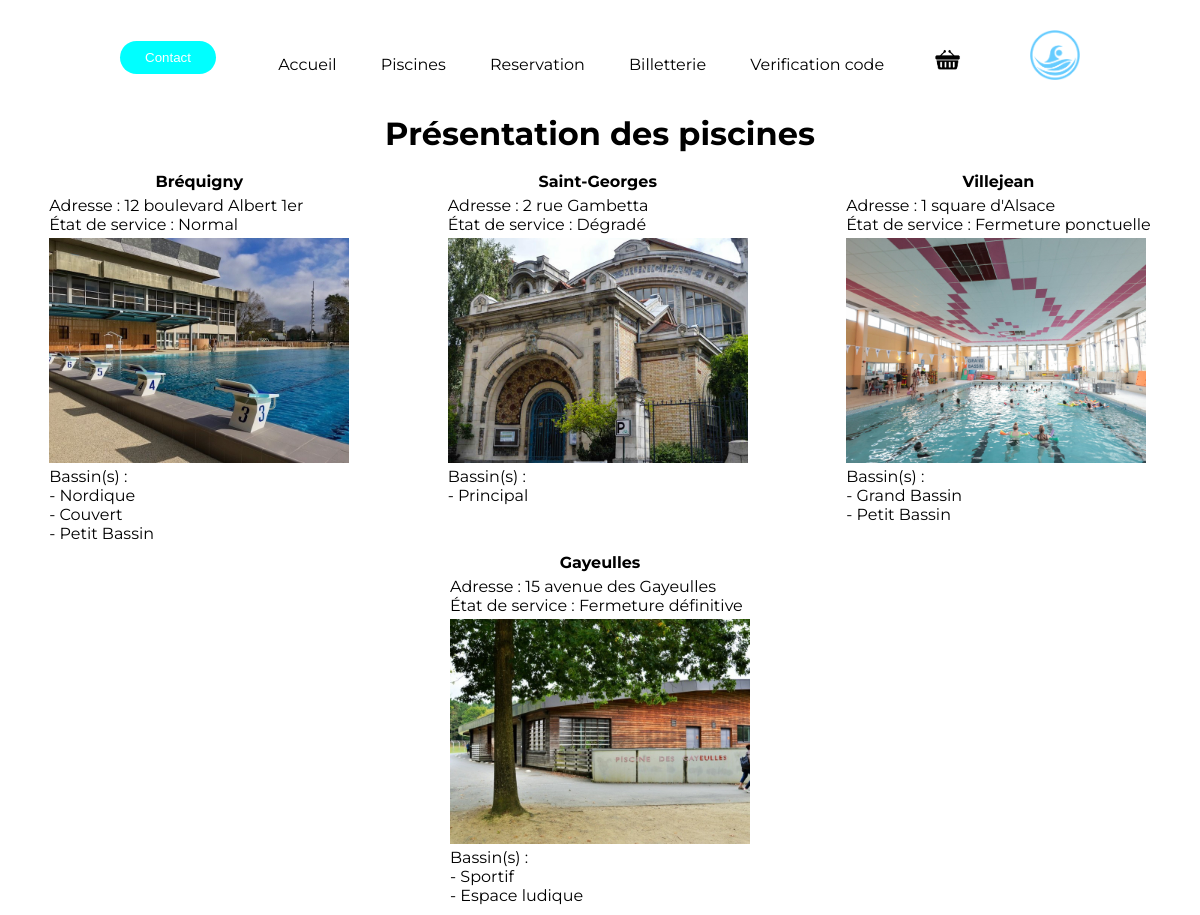
The app's page /Piscine/piscines with its own data.
### tables this page shows
CREATE TABLE IF NOT EXISTS `Piscine` (
  `id` int NOT NULL AUTO_INCREMENT,
  `nom` varchar(255) NOT NULL,
  `adresse` varchar(255) NOT NULL,
  `id_etat_piscine` int NOT NULL,
  `src_image` varchar(50) NOT NULL,
  PRIMARY KEY (`id`),
  KEY `ID_Etat_Piscine` (`id_etat_piscine`)
);

CREATE TABLE IF NOT EXISTS `Etat_piscine` (
  `id` int NOT NULL AUTO_INCREMENT,
  `label` varchar(20) NOT NULL,
  PRIMARY KEY (`id`)
);

CREATE TABLE IF NOT EXISTS `Bassin` (
  `id` int NOT NULL AUTO_INCREMENT,
  `id_piscine` int NOT NULL,
  `description` varchar(255) NOT NULL,
  PRIMARY KEY (`id`),
  KEY `ID_Piscine` (`id_piscine`)
);

### Piscine/db/ConnexionBD.php (called while the page is built, shortened)
<?php
class ConnexionBD
{
    public static function getInstance()
    {
        if (!isset($instance)) {
            try {
                $nomServeur = "localhost";
                $utilisateur = "root";
                $motDePasse = "";
                $nomBaseDonnees = "SaveData";
                $instance = new PDO(
                    'mysql:host=' . $nomServeur .
                        ';dbname=' . $nomBaseDonnees .
                        ';charset=utf8',
                    $utilisateur,
                    $motDePasse
                );
            } catch (Exception $e) {
                die('Erreur : ' . $e->getMessage());
            }
        }
        return $instance;
    }
}

### Piscine/db/DAO.php (called while the page is built, shortened)
<?php
require_once("ConnexionBD.php");
class DAO
{
    public static function Select($tableName, $conditions = array())
    {
        $query = "SELECT * FROM " . $tableName;
        if (!empty($conditions)) {
            $where = array();
            foreach ($conditions as $key => $value) {
                $where[] = "$key = :$key";
            }
            $query .= " WHERE " . implode(" AND ", $where);
        }
        $statement = ConnexionBD::getInstance()->prepare($query);
        $statement->execute($conditions);
        return $statement->fetchAll(PDO::FETCH_ASSOC);
    }
}

### Piscine/db/PiscineDAO.php (called while the page is built, shortened)
<?php
require_once("DAO.php");
require_once("model/Piscine.php");
require_once("BassinDAO.php");
class PiscineDAO
{
    public static function list()
    {
        $piscinesBD = DAO::Select('Piscine');
        $listPiscines = [];
        foreach ($piscinesBD as $key => $piscine) {
            if (isset($piscine)) {
                $listPiscines[] = new Piscine(
                    $piscine['id'],
                    $piscine['nom'],
                    $piscine['adresse'],
                    $piscine['id_etat_piscine'],
                    $piscine['src_image']
                );
            }
        }
        return $listPiscines;
    }
}

### Piscine/model/Piscine.php (called while the page is built)
<?php
class Piscine
{
    private $id;
    private $nom;
    private $adresse;
    private $idEtatPiscine;
    private $srcImage;
    public function getId()
    {
        return $this->id;
    }
    public function getNom()
    {
        return $this->nom;
    }
    public function getAdresse()
    {
        return $this->adresse;
    }
    public function getIdEtatPiscine()
    {
        return $this->idEtatPiscine;
    }
    public function getSrcImage()
    {
        return $this->srcImage;
    }
    public function __construct($id, $nom, $adresse, $idEtatPiscine, $srcImage)
    {
        $this->id = $id;
        $this->nom = $nom;
        $this->adresse = $adresse;
        $this->idEtatPiscine = $idEtatPiscine;
        $this->srcImage = $srcImage;
    }
}

### Piscine/db/EtatPiscineDAO.php (called while the page is built, shortened)
<?php
require_once("DAO.php");
require_once("model/EtatPiscine.php");
class EtatPiscineDAO
{
    public static function readFromId($id)
    {
        $etatPiscine = DAO::Select('Etat_piscine', array('id' => $id))[0];
        return new EtatPiscine(
            $id,
            $etatPiscine['label']
        );
    }
}

### Piscine/model/EtatPiscine.php (called while the page is built, shortened)
<?php
class EtatPiscine
{
    private $label;
    public function getLabel()
    {
        return $this->label;
    }
    public function __construct($id, $label)
    {
        $this->label = $label;
    }
}

### Piscine/db/BassinDAO.php (called while the page is built, shortened)
<?php
require_once("DAO.php");
require_once("model/Bassin.php");
class BassinDAO
{
    public static function listByPiscineId($idPiscine)
    {
        $bassinsBD = DAO::Select('Bassin', array('id_piscine' => $idPiscine));
        $listBassins =  [];
        foreach ($bassinsBD as $key => $bassin) {
            if (isset($bassin)) {
                $listBassins[] = new Bassin(
                    $bassin['id'],
                    $bassin['id_piscine'],
                    $bassin['description']
                );
            }
        }
        return $listBassins;
    }
}

### Piscine/model/Bassin.php (called while the page is built, shortened)
<?php
class Bassin
{
    private $description;
    public function getDescription()
    {
        return $this->description;
    }
    public function __construct($id, $idPiscine, $description)
    {
        $this->description = $description;
    }
}

### Piscine/controler/presentation-piscines.php (the view)
<?php
require_once $_SERVER['DOCUMENT_ROOT'] . '/Piscine/db/PiscineDAO.php';
require_once $_SERVER['DOCUMENT_ROOT'] . '/Piscine/db/BassinDAO.php';
require_once $_SERVER['DOCUMENT_ROOT'] . '/Piscine/db/EtatPiscineDAO.php';
$listePiscines = PiscineDAO::list();
foreach ($listePiscines as $key => $piscine) {
    $listeBassins = BassinDAO::listByPiscineId($piscine->getId());
    echo '<div class = "piscine">
    <p class=piscineNom>'.$piscine->getNom().'</p>
    <p>Adresse : '.$piscine->getAdresse().'</p>
    <p>État de service : '.EtatPiscineDAO::readFromId($piscine->getIdEtatPiscine())->getLabel().'</p>
    <img src='.$piscine->getSrcImage().' alt="Photo de la piscine '.$piscine->getNom().'" width=300>
    <p>Bassin(s) :</p>';
foreach ($listeBassins as $key => $bassin) {
echo '<div class = "bassin">
<p>- '.$bassin->getDescription().'</p>
</div>';
}
echo '</div>';
}

### Piscine/assets/css/selection-element.css (style rules this page uses)
body { font-family: 'Montserrat', sans-serif; }

### Piscine/assets/css/style.css (style rules this page uses)
* { box-sizing: border-box; margin: 0; padding: 0; }
.piscine { margin-bottom: 10px; }
.piscine>img { margin-top: 4px; }
.piscineNom { text-align: center; font-weight: bold; margin-bottom: 5px; }

### records on screen
piscine: nom "Bréquigny", adresse "12 boulevard Albert 1er", id_etat_piscine.label "Normal", src_image (picture)
bassin: description "Nordique"
bassin: description "Couvert"
bassin: description "Petit Bassin"
piscine: nom "Saint-Georges", adresse "2 rue Gambetta", id_etat_piscine.label "Dégradé", src_image+nom (picture)
bassin: description "Principal"
piscine: nom "Villejean", adresse "1 square d'Alsace", id_etat_piscine.label "Fermeture ponctuelle", src_image+nom (picture)
bassin: description "Grand Bassin"
bassin: description "Petit Bassin"
piscine: nom "Gayeulles", adresse "15 avenue des Gayeulles", id_etat_piscine.label "Fermeture définitive", src_image+nom (picture)
bassin: description "Sportif"
bassin: description "Espace ludique"
